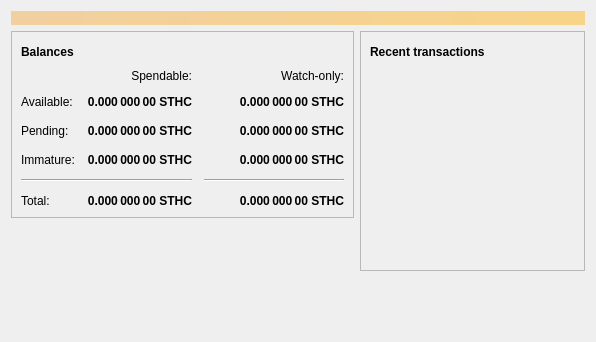
<?xml version="1.0" encoding="UTF-8"?>
<ui version="4.0">
 <class>OverviewPage</class>
 <widget class="QWidget" name="OverviewPage">
  <property name="geometry">
   <rect>
    <x>0</x>
    <y>0</y>
    <width>596</width>
    <height>342</height>
   </rect>
  </property>
  <property name="windowTitle">
   <string>Form</string>
  </property>
  <layout class="QVBoxLayout" name="topLayout">
   <item>
    <widget class="QLabel" name="labelAlerts">
     <property name="visible">
      <bool>false</bool>
     </property>
     <property name="styleSheet">
      <string notr="true">QLabel { background-color: qlineargradient(x1: 0, y1: 0, x2: 1, y2: 0, stop:0 #F0D0A0, stop:1 #F8D488); color:#000000; }</string>
     </property>
     <property name="wordWrap">
      <bool>true</bool>
     </property>
     <property name="margin">
      <number>3</number>
     </property>
     <property name="textInteractionFlags">
      <set>Qt::TextSelectableByMouse</set>
     </property>
    </widget>
   </item>
   <item>
    <layout class="QHBoxLayout" name="horizontalLayout" stretch="1,1">
     <item>
      <layout class="QVBoxLayout" name="verticalLayout_2">
       <item>
        <widget class="QFrame" name="frame">
         <property name="frameShape">
          <enum>QFrame::StyledPanel</enum>
         </property>
         <property name="frameShadow">
          <enum>QFrame::Raised</enum>
         </property>
         <layout class="QVBoxLayout" name="verticalLayout_4">
          <item>
           <layout class="QHBoxLayout" name="horizontalLayout_4">
            <item>
             <widget class="QLabel" name="label_5">
              <property name="font">
               <font>
                <weight>75</weight>
                <bold>true</bold>
               </font>
              </property>
              <property name="text">
               <string>Balances</string>
              </property>
             </widget>
            </item>
            <item>
             <widget class="QPushButton" name="labelWalletStatus">
              <property name="enabled">
               <bool>true</bool>
              </property>
              <property name="maximumSize">
               <size>
                <width>30</width>
                <height>16777215</height>
               </size>
              </property>
              <property name="toolTip">
               <string>The displayed information may be out of date. Your wallet automatically synchronizes with the Sthcoin network after a connection is established, but this process has not completed yet.</string>
              </property>
              <property name="text">
               <string/>
              </property>
              <property name="icon">
               <iconset resource="../sthcoin.qrc">
                <normaloff>:/icons/warning</normaloff>
                <disabledoff>:/icons/warning</disabledoff>:/icons/warning</iconset>
              </property>
              <property name="iconSize">
               <size>
                <width>24</width>
                <height>24</height>
               </size>
              </property>
              <property name="flat">
               <bool>true</bool>
              </property>
             </widget>
            </item>
            <item>
             <spacer name="horizontalSpacer_3">
              <property name="orientation">
               <enum>Qt::Horizontal</enum>
              </property>
              <property name="sizeHint" stdset="0">
               <size>
                <width>40</width>
                <height>20</height>
               </size>
              </property>
             </spacer>
            </item>
           </layout>
          </item>
          <item>
           <layout class="QGridLayout" name="gridLayout">
            <property name="spacing">
             <number>12</number>
            </property>
            <item row="2" column="2">
             <widget class="QLabel" name="labelWatchPending">
              <property name="font">
               <font>
                <weight>75</weight>
                <bold>true</bold>
               </font>
              </property>
              <property name="cursor">
               <cursorShape>IBeamCursor</cursorShape>
              </property>
              <property name="toolTip">
               <string>Unconfirmed transactions to watch-only addresses</string>
              </property>
              <property name="text">
               <string notr="true">0.000 000 00 STHC</string>
              </property>
              <property name="alignment">
               <set>Qt::AlignRight|Qt::AlignTrailing|Qt::AlignVCenter</set>
              </property>
              <property name="textInteractionFlags">
               <set>Qt::LinksAccessibleByMouse|Qt::TextSelectableByKeyboard|Qt::TextSelectableByMouse</set>
              </property>
             </widget>
            </item>
            <item row="2" column="1">
             <widget class="QLabel" name="labelUnconfirmed">
              <property name="font">
               <font>
                <weight>75</weight>
                <bold>true</bold>
               </font>
              </property>
              <property name="cursor">
               <cursorShape>IBeamCursor</cursorShape>
              </property>
              <property name="toolTip">
               <string>Total of transactions that have yet to be confirmed, and do not yet count toward the spendable balance</string>
              </property>
              <property name="text">
               <string notr="true">0.000 000 00 STHC</string>
              </property>
              <property name="alignment">
               <set>Qt::AlignRight|Qt::AlignTrailing|Qt::AlignVCenter</set>
              </property>
              <property name="textInteractionFlags">
               <set>Qt::LinksAccessibleByMouse|Qt::TextSelectableByKeyboard|Qt::TextSelectableByMouse</set>
              </property>
             </widget>
            </item>
            <item row="3" column="2">
             <widget class="QLabel" name="labelWatchImmature">
              <property name="font">
               <font>
                <weight>75</weight>
                <bold>true</bold>
               </font>
              </property>
              <property name="cursor">
               <cursorShape>IBeamCursor</cursorShape>
              </property>
              <property name="toolTip">
               <string>Mined balance in watch-only addresses that has not yet matured</string>
              </property>
              <property name="text">
               <string notr="true">0.000 000 00 STHC</string>
              </property>
              <property name="alignment">
               <set>Qt::AlignRight|Qt::AlignTrailing|Qt::AlignVCenter</set>
              </property>
              <property name="textInteractionFlags">
               <set>Qt::LinksAccessibleByMouse|Qt::TextSelectableByKeyboard|Qt::TextSelectableByMouse</set>
              </property>
             </widget>
            </item>
            <item row="4" column="0" colspan="2">
             <widget class="Line" name="line">
              <property name="orientation">
               <enum>Qt::Horizontal</enum>
              </property>
             </widget>
            </item>
            <item row="4" column="2">
             <widget class="Line" name="lineWatchBalance">
              <property name="sizePolicy">
               <sizepolicy hsizetype="Preferred" vsizetype="Fixed">
                <horstretch>0</horstretch>
                <verstretch>0</verstretch>
               </sizepolicy>
              </property>
              <property name="minimumSize">
               <size>
                <width>140</width>
                <height>0</height>
               </size>
              </property>
              <property name="orientation">
               <enum>Qt::Horizontal</enum>
              </property>
             </widget>
            </item>
            <item row="5" column="0">
             <widget class="QLabel" name="labelTotalText">
              <property name="text">
               <string>Total:</string>
              </property>
             </widget>
            </item>
            <item row="3" column="1">
             <widget class="QLabel" name="labelImmature">
              <property name="font">
               <font>
                <weight>75</weight>
                <bold>true</bold>
               </font>
              </property>
              <property name="cursor">
               <cursorShape>IBeamCursor</cursorShape>
              </property>
              <property name="toolTip">
               <string>Mined balance that has not yet matured</string>
              </property>
              <property name="text">
               <string notr="true">0.000 000 00 STHC</string>
              </property>
              <property name="alignment">
               <set>Qt::AlignRight|Qt::AlignTrailing|Qt::AlignVCenter</set>
              </property>
              <property name="textInteractionFlags">
               <set>Qt::LinksAccessibleByMouse|Qt::TextSelectableByKeyboard|Qt::TextSelectableByMouse</set>
              </property>
             </widget>
            </item>
            <item row="2" column="3">
             <spacer name="horizontalSpacer_2">
              <property name="orientation">
               <enum>Qt::Horizontal</enum>
              </property>
              <property name="sizeHint" stdset="0">
               <size>
                <width>40</width>
                <height>20</height>
               </size>
              </property>
             </spacer>
            </item>
            <item row="3" column="0">
             <widget class="QLabel" name="labelImmatureText">
              <property name="text">
               <string>Immature:</string>
              </property>
             </widget>
            </item>
            <item row="5" column="1">
             <widget class="QLabel" name="labelTotal">
              <property name="font">
               <font>
                <weight>75</weight>
                <bold>true</bold>
               </font>
              </property>
              <property name="cursor">
               <cursorShape>IBeamCursor</cursorShape>
              </property>
              <property name="toolTip">
               <string>Your current total balance</string>
              </property>
              <property name="text">
               <string notr="true">0.000 000 00 STHC</string>
              </property>
              <property name="alignment">
               <set>Qt::AlignRight|Qt::AlignTrailing|Qt::AlignVCenter</set>
              </property>
              <property name="textInteractionFlags">
               <set>Qt::LinksAccessibleByMouse|Qt::TextSelectableByKeyboard|Qt::TextSelectableByMouse</set>
              </property>
             </widget>
            </item>
            <item row="5" column="2">
             <widget class="QLabel" name="labelWatchTotal">
              <property name="font">
               <font>
                <weight>75</weight>
                <bold>true</bold>
               </font>
              </property>
              <property name="cursor">
               <cursorShape>IBeamCursor</cursorShape>
              </property>
              <property name="toolTip">
               <string>Current total balance in watch-only addresses</string>
              </property>
              <property name="text">
               <string notr="true">0.000 000 00 STHC</string>
              </property>
              <property name="alignment">
               <set>Qt::AlignRight|Qt::AlignTrailing|Qt::AlignVCenter</set>
              </property>
              <property name="textInteractionFlags">
               <set>Qt::LinksAccessibleByMouse|Qt::TextSelectableByKeyboard|Qt::TextSelectableByMouse</set>
              </property>
             </widget>
            </item>
            <item row="0" column="2">
             <widget class="QLabel" name="labelWatchonly">
              <property name="text">
               <string>Watch-only:</string>
              </property>
              <property name="alignment">
               <set>Qt::AlignRight|Qt::AlignTrailing|Qt::AlignVCenter</set>
              </property>
             </widget>
            </item>
            <item row="1" column="0">
             <widget class="QLabel" name="labelBalanceText">
              <property name="text">
               <string>Available:</string>
              </property>
             </widget>
            </item>
            <item row="1" column="1">
             <widget class="QLabel" name="labelBalance">
              <property name="font">
               <font>
                <weight>75</weight>
                <bold>true</bold>
               </font>
              </property>
              <property name="cursor">
               <cursorShape>IBeamCursor</cursorShape>
              </property>
              <property name="toolTip">
               <string>Your current spendable balance</string>
              </property>
              <property name="text">
               <string notr="true">0.000 000 00 STHC</string>
              </property>
              <property name="alignment">
               <set>Qt::AlignRight|Qt::AlignTrailing|Qt::AlignVCenter</set>
              </property>
              <property name="textInteractionFlags">
               <set>Qt::LinksAccessibleByMouse|Qt::TextSelectableByKeyboard|Qt::TextSelectableByMouse</set>
              </property>
             </widget>
            </item>
            <item row="1" column="2">
             <widget class="QLabel" name="labelWatchAvailable">
              <property name="font">
               <font>
                <weight>75</weight>
                <bold>true</bold>
               </font>
              </property>
              <property name="cursor">
               <cursorShape>IBeamCursor</cursorShape>
              </property>
              <property name="toolTip">
               <string>Your current balance in watch-only addresses</string>
              </property>
              <property name="text">
               <string notr="true">0.000 000 00 STHC</string>
              </property>
              <property name="alignment">
               <set>Qt::AlignRight|Qt::AlignTrailing|Qt::AlignVCenter</set>
              </property>
              <property name="textInteractionFlags">
               <set>Qt::LinksAccessibleByMouse|Qt::TextSelectableByKeyboard|Qt::TextSelectableByMouse</set>
              </property>
             </widget>
            </item>
            <item row="2" column="0">
             <widget class="QLabel" name="labelPendingText">
              <property name="text">
               <string>Pending:</string>
              </property>
             </widget>
            </item>
            <item row="0" column="1">
             <widget class="QLabel" name="labelSpendable">
              <property name="text">
               <string>Spendable:</string>
              </property>
              <property name="alignment">
               <set>Qt::AlignRight|Qt::AlignTrailing|Qt::AlignVCenter</set>
              </property>
             </widget>
            </item>
           </layout>
          </item>
         </layout>
        </widget>
       </item>
       <item>
        <spacer name="verticalSpacer">
         <property name="orientation">
          <enum>Qt::Vertical</enum>
         </property>
         <property name="sizeHint" stdset="0">
          <size>
           <width>20</width>
           <height>40</height>
          </size>
         </property>
        </spacer>
       </item>
      </layout>
     </item>
     <item>
      <layout class="QVBoxLayout" name="verticalLayout_3">
       <item>
        <widget class="QFrame" name="frame_2">
         <property name="frameShape">
          <enum>QFrame::StyledPanel</enum>
         </property>
         <property name="frameShadow">
          <enum>QFrame::Raised</enum>
         </property>
         <layout class="QVBoxLayout" name="verticalLayout">
          <item>
           <layout class="QHBoxLayout" name="horizontalLayout_2">
            <item>
             <widget class="QLabel" name="label_4">
              <property name="font">
               <font>
                <weight>75</weight>
                <bold>true</bold>
               </font>
              </property>
              <property name="text">
               <string>Recent transactions</string>
              </property>
             </widget>
            </item>
            <item>
             <widget class="QPushButton" name="labelTransactionsStatus">
              <property name="enabled">
               <bool>true</bool>
              </property>
              <property name="maximumSize">
               <size>
                <width>30</width>
                <height>16777215</height>
               </size>
              </property>
              <property name="toolTip">
               <string>The displayed information may be out of date. Your wallet automatically synchronizes with the Sthcoin network after a connection is established, but this process has not completed yet.</string>
              </property>
              <property name="text">
               <string/>
              </property>
              <property name="icon">
               <iconset resource="../sthcoin.qrc">
                <normaloff>:/icons/warning</normaloff>
                <disabledoff>:/icons/warning</disabledoff>:/icons/warning</iconset>
              </property>
              <property name="iconSize">
               <size>
                <width>24</width>
                <height>24</height>
               </size>
              </property>
              <property name="flat">
               <bool>true</bool>
              </property>
             </widget>
            </item>
            <item>
             <spacer name="horizontalSpacer">
              <property name="orientation">
               <enum>Qt::Horizontal</enum>
              </property>
              <property name="sizeHint" stdset="0">
               <size>
                <width>40</width>
                <height>20</height>
               </size>
              </property>
             </spacer>
            </item>
           </layout>
          </item>
          <item>
           <widget class="QListView" name="listTransactions">
            <property name="styleSheet">
             <string notr="true">QListView { background: transparent; }</string>
            </property>
            <property name="frameShape">
             <enum>QFrame::NoFrame</enum>
            </property>
            <property name="verticalScrollBarPolicy">
             <enum>Qt::ScrollBarAlwaysOff</enum>
            </property>
            <property name="horizontalScrollBarPolicy">
             <enum>Qt::ScrollBarAlwaysOff</enum>
            </property>
            <property name="selectionMode">
             <enum>QAbstractItemView::NoSelection</enum>
            </property>
           </widget>
          </item>
         </layout>
        </widget>
       </item>
       <item>
        <spacer name="verticalSpacer_2">
         <property name="orientation">
          <enum>Qt::Vertical</enum>
         </property>
         <property name="sizeHint" stdset="0">
          <size>
           <width>20</width>
           <height>40</height>
          </size>
         </property>
        </spacer>
       </item>
      </layout>
     </item>
    </layout>
   </item>
  </layout>
 </widget>
 <resources/>
 <connections/>
</ui>
